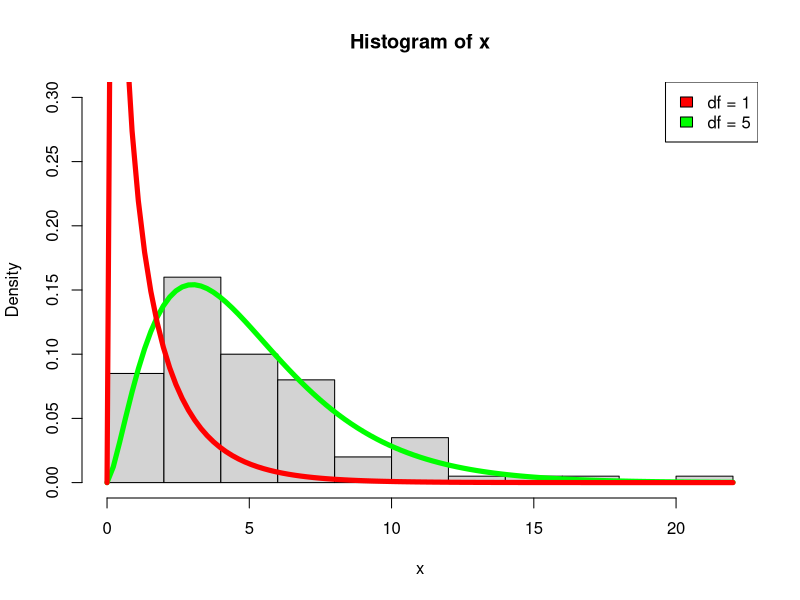
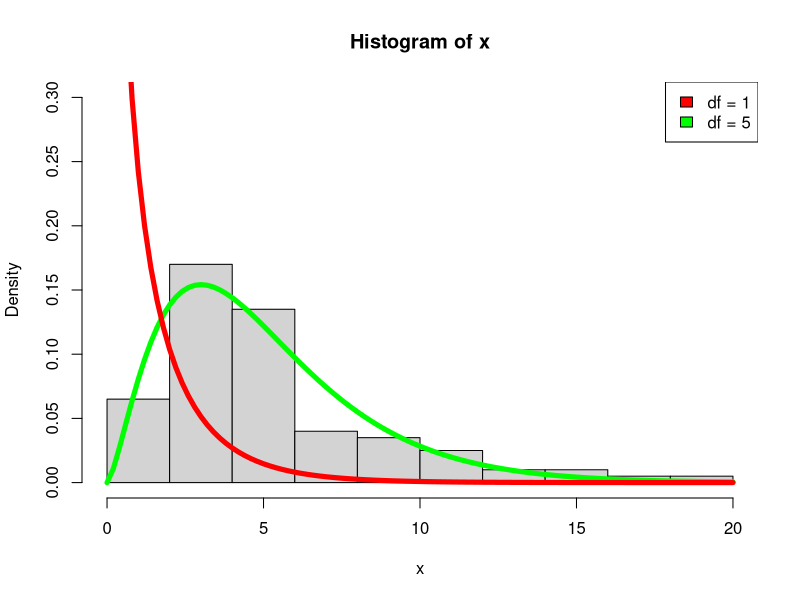

Write the R code that produced these figures, in order.
## ---- chunk 1
x <- rchisq(100, 5)
hist(x, prob=TRUE, ylim = c(0, 0.3))
curve( dchisq(x, df=5), col='green', add=TRUE, lwd = 5)
curve( dchisq(x, df=1), col='red', add=TRUE, lwd = 5)
legend("topright", legend = c("df = 1", "df = 5"), fill = c("red", "green"))
## ---- chunk 2
x <- rchisq(100, 5)
hist(x, prob=TRUE, ylim = c(0, 0.3))
curve( dchisq(x, df=5), col='green', add=TRUE, lwd = 5)
curve( dchisq(x, df=1), col='red', add=TRUE, lwd = 5)
legend("topright", legend = c("df = 1", "df = 5"), fill = c("red", "green"))
